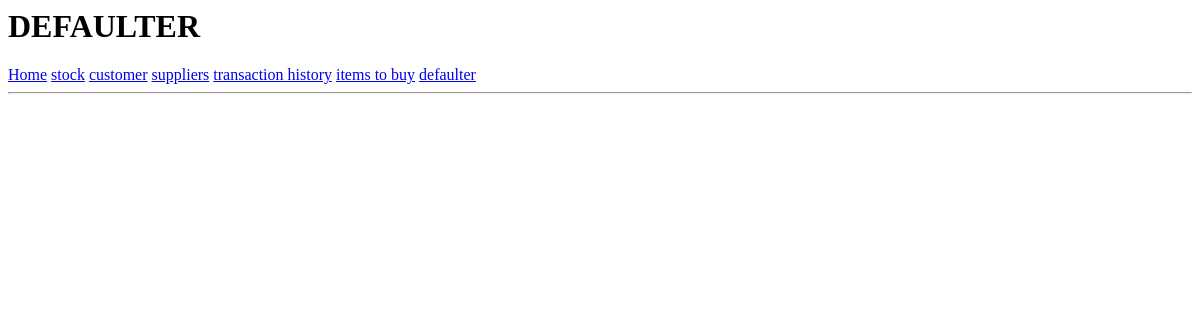
/defaulter, run on an earlier commit of the app's database.
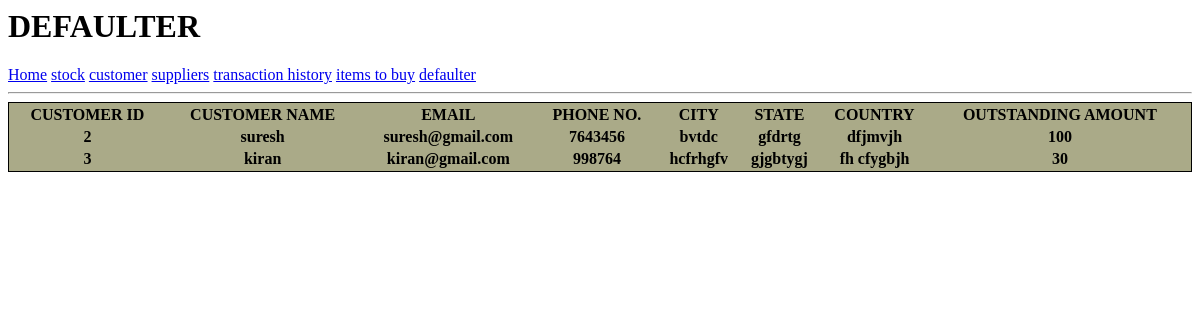
And on a later commit of the database.
### app/models.py (models this page shows, shortened)
class Customer(db.Model):
    id = db.Column(db.Integer, primary_key=True)
    name = db.Column(db.String(64), nullable = False)
    email = db.Column(db.String(120), unique=True , nullable = False)
    phonenumber = db.Column(db.String(120), unique=True , nullable = False)
    city = db.Column(db.String(120))
    state = db.Column(db.String(120))
    country = db.Column(db.String(120))
    outstandingAmount = db.Column(db.Integer,default=0)

### app/routes.py (the view)
@app.route('/defaulter', methods=['GET','POST'])
def defaulter():
    try:
        oa = Customer.query.all()
        s=[]
        for i in oa:
            if i.outstandingAmount !="" and int(i.outstandingAmount) > 0:
                s.append((i.id,i.name,i.email,i.phonenumber,i.city,i.state,i.country,i.outstandingAmount))
        return render_template('defaulter.html',title='DEFAULTER',s1=s)
    except Exception as e:
        print("in defaulters = ",str(e))
        return render_template('defaulter.html',title='DEFAULTER')

### app/templates/defaulter.html
{% extends 'base.html' %}
{% block content %}
{% if s1: %}
        <table style="width:100%;
        border-collapse: separate;
        border-spacing: 2px;
        border-color: brown;
        border: 1px solid black;
        background-color: #aaaa88">
                <tr>
                        <th>CUSTOMER ID</th>
                        <th>CUSTOMER NAME</th>
                        <th>EMAIL</th>
                        <th>PHONE NO.</th>
                        <th>CITY</th>
                        <th>STATE</th>
                        <th>COUNTRY</th>
                        <th>OUTSTANDING AMOUNT</th>
                    </tr>
            {% for s in s1 %}
            <tr>
              <th>{{ s[0] }}</th>
              <th>{{ s[1] }}</th>
              <th>{{ s[2] }}</th>
              <th>{{ s[3] }}</th>
              <th>{{ s[4] }}</th>
              <th>{{ s[5] }}</th>
              <th>{{ s[6] }}</th>
              <th>{{ s[7] }}</th>
            </tr>
            {% endfor %}
        </table>
    {% endif %}
{% endblock %}

What changed in the data, as far as the page shows it:
added Customer: id "2", name "suresh", email "suresh@gmail.com", phonenumber "7643456", city "bvtdc", state "gfdrtg", country "dfjmvjh", outstandingAmount "100"
added Customer: id "3", name "kiran", email "kiran@gmail.com", phonenumber "998764", city "hcfrhgfv", state "gjgbtygj", country "fh cfygbjh", outstandingAmount "30"
Also different on the page:
text now shown: "CUSTOMER ID CUSTOMER NAME EMAIL PHONE NO. CITY STATE COUNTRY OUTSTANDING AMOUNT"
